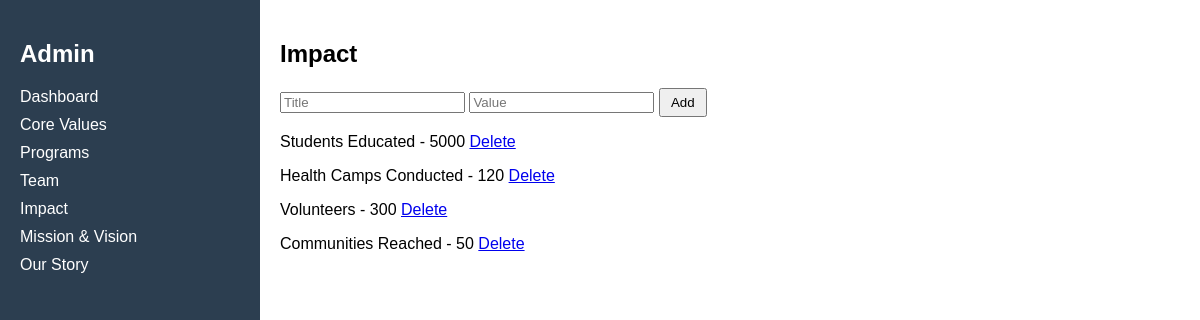
/impact/, run on the app's committed database.
### accounts/models.py (models this page shows, shortened)
class Impact(models.Model):
    title = models.CharField(max_length=255)
    value = models.IntegerField()

### accounts/views.py (the view)
# urls.py: path('impact/', impact_admin, name='impact_admin'),
def impact_admin(request):
    if request.method == "POST":
        title = request.POST.get('title')
        value = request.POST.get('value')
        Impact.objects.create(title=title, value=value)
    impacts = Impact.objects.all()
    return render(request, 'admin/impact.html', {'impacts': impacts})

### templates/admin/impact.html
{% extends 'admin/dashboard.html' %}
{% block content %}
<h2>Impact</h2>
<form method="POST">{% csrf_token %}
<input name="title" placeholder="Title">
<input name="value" placeholder="Value">
<button>Add</button>
</form>
{% for i in impacts %}
<p>{{ i.title }} - {{ i.value }} <a href="{% url 'delete_impact' i.id %}">Delete</a></p>
{% endfor %}
{% endblock %}

### templates/admin/dashboard.html (shortened to what this page needs)
<!DOCTYPE html>
<html>
<head>
</head>
<body>
<div class="sidebar">
    <h2>Admin</h2>
    <a href="{% url 'admin_dashboard' %}">Dashboard</a>
    <a href="{% url 'core_values_admin' %}">Core Values</a>
    <a href="{% url 'programs_admin' %}">Programs</a>
    <a href="{% url 'team_admin' %}">Team</a>
    <a href="{% url 'impact_admin' %}">Impact</a>
    <a href="{% url 'mission_admin' %}">Mission & Vision</a>
    <a href="{% url 'story_admin' %}">Our Story</a>
</div>
<div class="content">
    {% block content %}{% endblock %}
</div>
</body>
</html>

### templates/admin/dashboard.html (style rules this page uses)
body { font-family: Arial; display: flex; margin:0; }
.sidebar { width: 220px; background: #2c3e50; color: white; height: 100vh; padding: 20px; }
.sidebar a { display: block; color: white; text-decoration: none; margin: 10px 0; }
.content { flex: 1; padding: 20px; }
button { padding: 5px 10px; }

### data on the page
Impact: title "Students Educated", value "5000"
Impact: title "Health Camps Conducted", value "120"
Impact: title "Volunteers", value "300"
Impact: title "Communities Reached", value "50"
